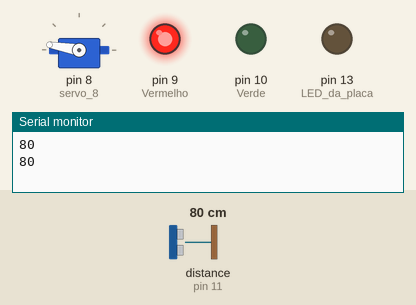
This sketch was run on a simulated Arduino Uno, built with avr-gcc and run on an emulated ATmega328P. Parts: servo, output pins drawn as LEDs (lit = HIGH), the last lines printed to the serial monitor. Wiring (inferred from the names in the program): ultrasonic range finder: trigger pin 12; echo pin 11. The test bench sets the inputs (shaded band); at power-on: distance to the obstacle (sensor on pin 11) 80 cm. The echo pulse lasts 58.3 µs per cm; pins used as bus, display or sensor lines are not drawn.

Above: at 6.2 s.
6.3 s: distance to the obstacle (sensor on pin 11) set to 24 cm
8.2 s: distance to the obstacle (sensor on pin 11) set to 20 cm
At 10.3 s:
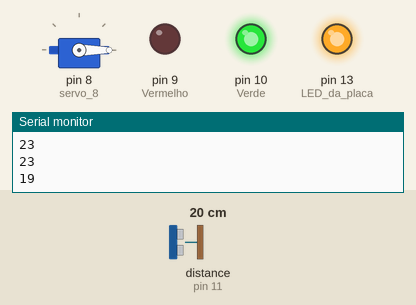
At 19.4 s:
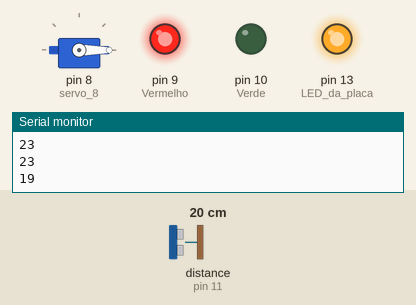
Timing chart, 0 to 21.5 s (numbered marks = the images above; inputs shaded):
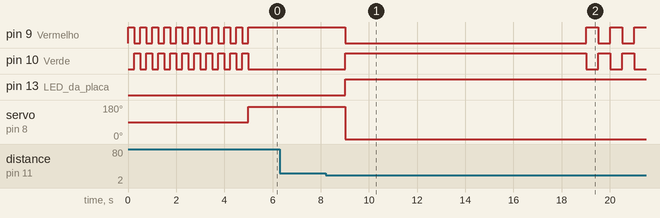

Measured:
- the behaviour switches between 22 and 21 cm on distance to the obstacle (sensor on pin 11) (found by bisection; images 0 and 1)
- after the input at 8.2 s, pin 9 (Vermelho): HIGH → LOW after 0.82 s, then repeats every 1.0 s: HIGH 0.50 s, LOW 0.50 s; pin 10 (Verde): LOW → HIGH after 0.82 s, then repeats every 1.0 s: LOW 0.50 s, HIGH 0.50 s; pin 13 (LED_da_placa): LOW → HIGH after 0.82 s; servo on pin 8 (servo_8): 170° → 0° after 0.82 s

The sketch:

fruteiraInteligente_v1.ino
```cpp
//===============================================
// Frituteira Inteligente versão 1.0
// projeto para a VI MOSCITEC
// da EMEB Dr. Liberato Salzano Vieira da Cunha
//===============================================
// Prof. Filipo Mor - filipomor.com
// 10 de Agosto de 2019
//===============================================

#include <Servo.h>

Servo servo_8;
const int distanciaLimite = 20;
const int posicaoAberto   = 0;
const int posicaoFechado  = 170;
const int tempoAbertura   = 10000;

const int triggerPin = 12;
const int echoPin    = 11;

/*
** rotina aproveitada de tinkercad.com
*/
long readUltrasonicDistance(int triggerPin, int echoPin)
{
  pinMode(triggerPin, OUTPUT);  // Clear the trigger
  digitalWrite(triggerPin, LOW);
  delayMicroseconds(2);
  // Sets the trigger pin to HIGH state for 10 microseconds
  digitalWrite(triggerPin, HIGH);
  delayMicroseconds(10);
  digitalWrite(triggerPin, LOW);
  pinMode(echoPin, INPUT);
  // Reads the echo pin, and returns the sound wave travel time in microseconds
  return pulseIn(echoPin, HIGH);
}


void setup()
{
   // LEDs
   pinMode(10, OUTPUT); // Verde
   pinMode( 9, OUTPUT); // Vermelho
   pinMode(13, OUTPUT); // LED da placa, para teste

  // pisca-pisca ao iniciar
  for(int i=0; i <10; i++)
  {
    digitalWrite( 9, HIGH);
    digitalWrite(10, LOW);
    delay(250);
    digitalWrite( 9, LOW);
    digitalWrite(10, HIGH);
    delay(250);
  }
   digitalWrite( 9, HIGH); // acende LED vermelho
   digitalWrite(10, LOW);  // apaga LED verde

   servo_8.attach(8);
   servo_8.write(posicaoFechado);
   digitalWrite(13, LOW); // tampa fechada

   Serial.begin(9600);
}

void loop()
{

  // Le a distancia medida pelo sonar
  int Distancia = 0.01723 * readUltrasonicDistance(triggerPin, echoPin); Serial.println(Distancia);
  if(Distancia <= distanciaLimite && Distancia != 0)
  {
    // objeto detectado. abre tampa da fruteira e a mantem aberta por 30 segundos
    digitalWrite( 9, LOW);  // apaga LED vermelho
    digitalWrite(10, HIGH); // acende LED verde
    servo_8.write(posicaoAberto); // abre tampa
    digitalWrite(13, HIGH);
    delay(tempoAbertura); // aguarda com a tampa aberta

    // inicia fechamento da tampa!
    for(int i=0; i <10; i++)
    {
      digitalWrite( 9, HIGH);
      digitalWrite(10, LOW);
      delay(500);
      digitalWrite( 9, LOW);
      digitalWrite(10, HIGH);
      delay(500);
    }
    digitalWrite( 9, HIGH); // acende LED vermelho
    digitalWrite(10, LOW);  // apaga LED verde
    servo_8.write(posicaoFechado); // fecha tampa!
    digitalWrite(13, LOW);

  }

  delay(1000);
}
```
